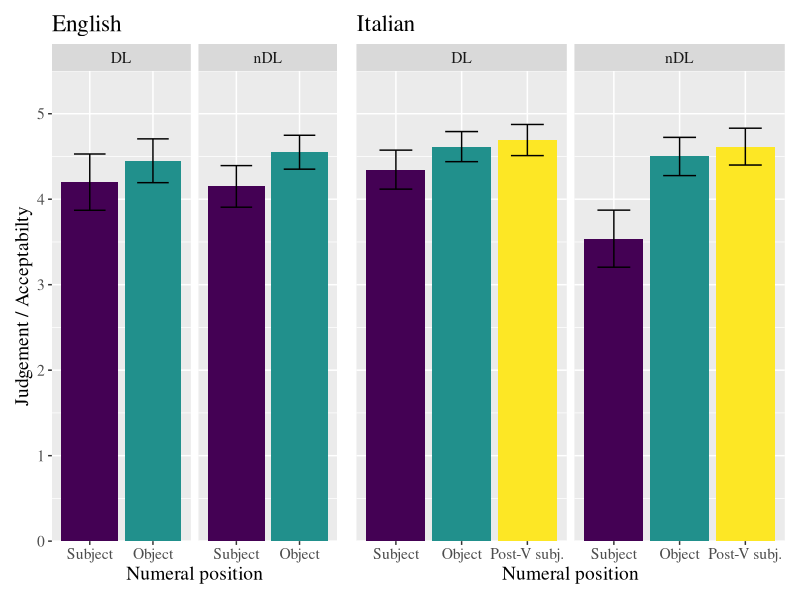
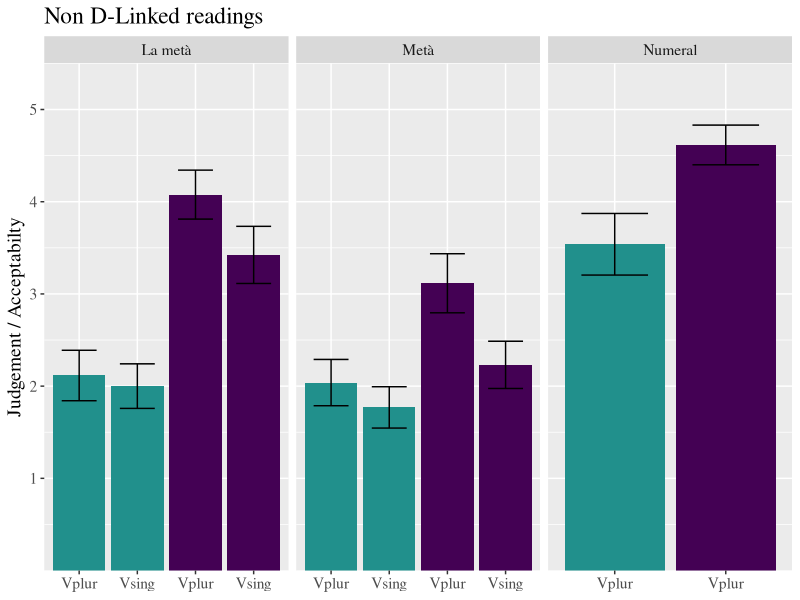
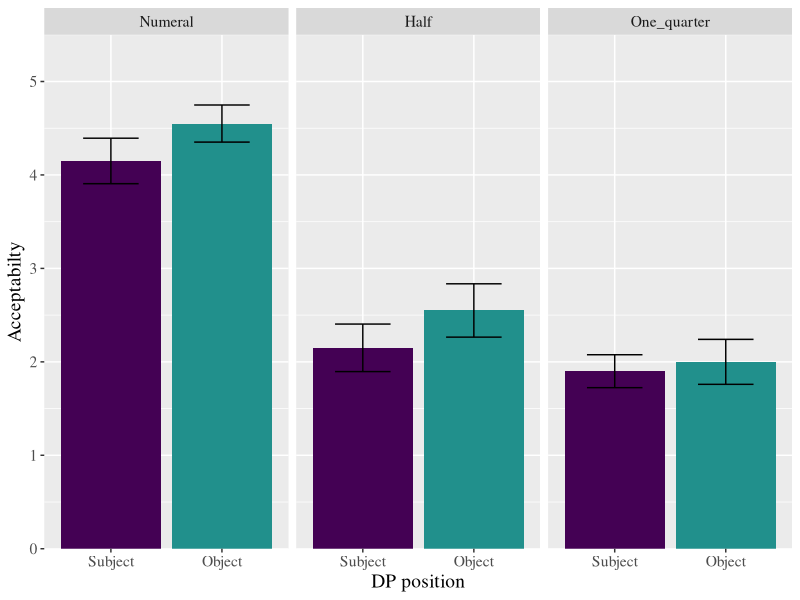
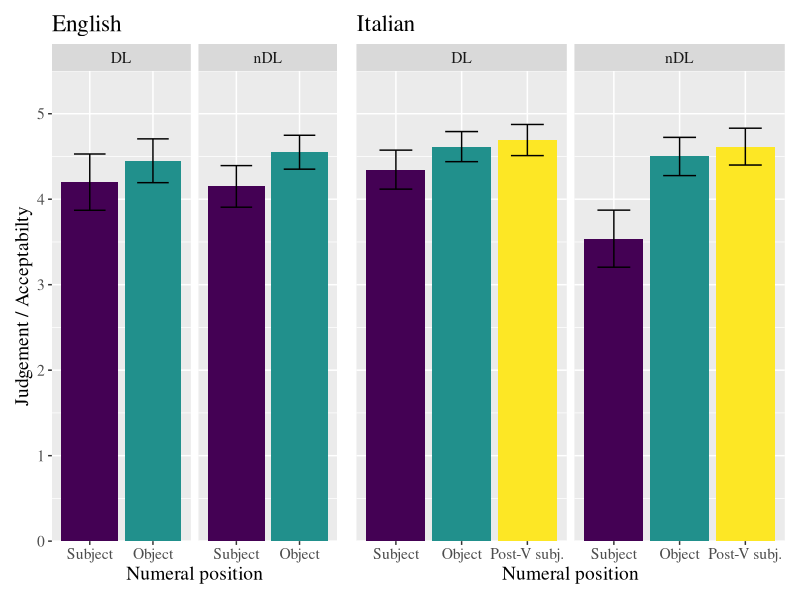
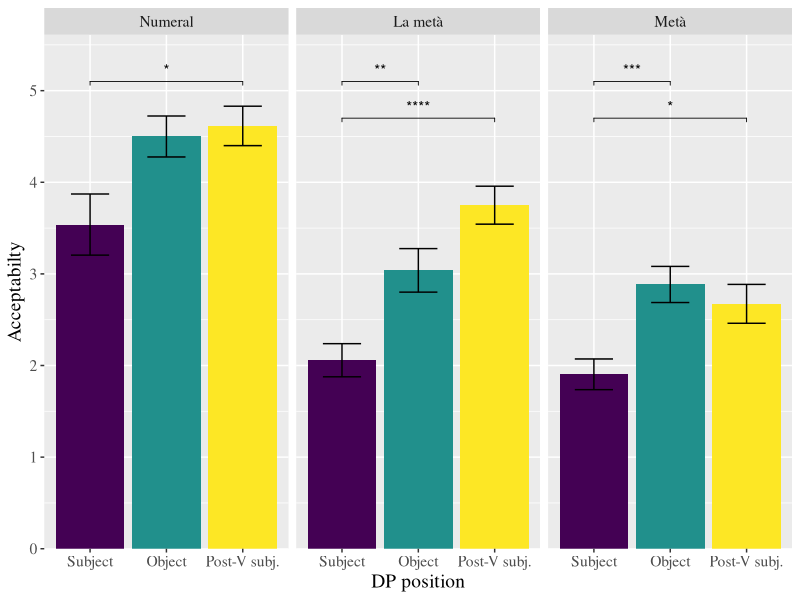
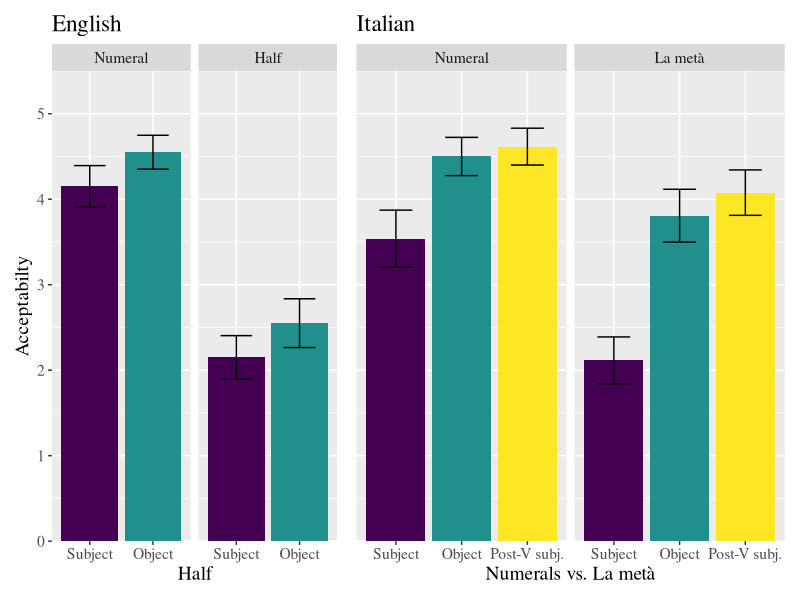
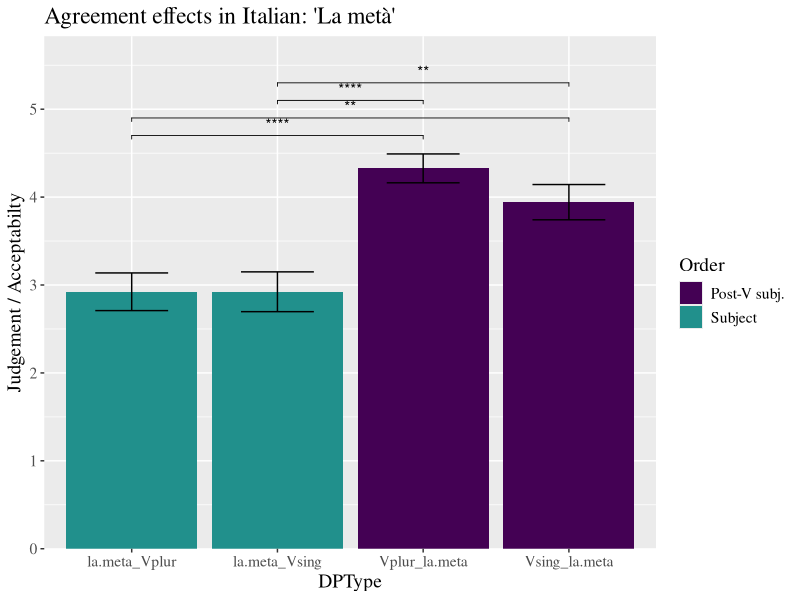
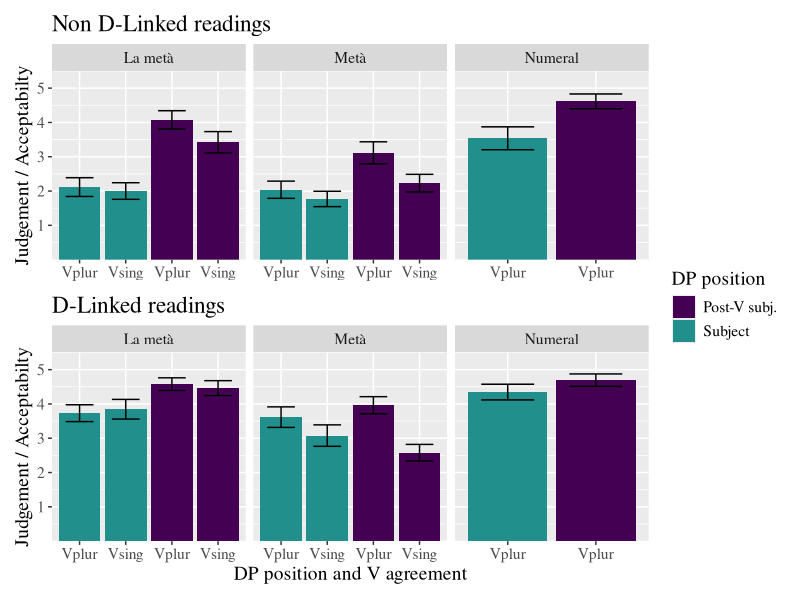

These charts were generated, in order, by the following R code:
# Falco and Zamparelli (2024), Discourse-Linked DPs as Covert Partitives

dir.create("../figures/regenerated", showWarnings = FALSE, recursive = TRUE)

# libraries 

library(tidyverse)
library(patchwork)
library(ggpubr)
library(rstatix)
library("viridis")

#library(reprex)

my_colors <- c(viridis(3))# ("#00AFBB", "#E7B800", "#FC4E07")

# Chosing font size and family for all plots
theme_update(text = element_text(size=14, family="Times"))

# Preprocessing English ---------------------------------------------------------------------

# Run from scripts/. The input files contain study-local participant labels.
dfe <- as_tibble(read_csv("../data/dfe.csv", show_col_types = FALSE))

# Gather data into 3 column format: "linking", "DPType" and "judgment"

dfe %>%
  pivot_longer(!participant, names_pattern = c("([a-zA-Z]{2,3}:)([a-zA-Z]+_*\\.*[a-zA-Z]*_*\\.*[a-zA-Z]*)"), 
               names_to = c("linking", "DPType"),
               values_to = "Judgment") %>%
  mutate(linking = str_replace(linking, ":", "")) %>% 
  rename(Linking = linking)  -> melt.dfe2

# Create 2 new variables -------------------------------------------------------------------

melt.dfe2 %>% 
  mutate(Det = case_when(DPType == "Num_V" | DPType == "V_num.obj" ~ "Numeral",
                         DPType == "A.quarter_V" | DPType == "V_a.quarter" | DPType == "" ~ "A_quarter",
                         DPType == "One.quarter_V" | DPType == "V_one.quarter" ~ "One_quarter",
                         DPType == "Half_V" | DPType == "V_half.obj" ~ "Half",
                         TRUE ~ "Other_Half")) %>%
   mutate(Order = case_when(str_detect(DPType, "^V") ~ "Subject",
                           TRUE ~ "Object")) %>%
   mutate(Det = factor(Det, levels = c("Numeral", "Half", "One_quarter", "A_quarter", "Other_Half")))  %>%
   mutate(Order = factor(Order, levels=c("Subject", "Object"))) -> melt.dfe3

# NUMERALS IN ENGLISH - PART OF FIG. 1 -----------------------------------------------------

# Extract only Num_V and and V_num.obj DPTypes

melt.dfe3 %>%
  filter(Det == "Numeral") -> melt.dfe3.order.num 

melt.dfe3.order.num %>%
  ggplot(aes(x=Order, y=Judgment, fill=Order))+
  stat_summary(fun = "mean",
               geom = "bar") +
  stat_summary(fun.data = mean_se,
               geom = "errorbar",
               width = .5) + 
  scale_fill_manual(values = my_colors)+
  scale_x_discrete("Numeral position")+
  scale_y_continuous("Judgement / Acceptabilty", expand = expansion(mult = c(0, 0.1)), limits = c(0,5))+
  facet_wrap(~Linking)+
  theme(legend.position = "none")+
  ggtitle("English")  -> p.melt.dfe3.num # will used below 

# nDL IN ENGLISH - fig. 2 ------------------------------------------------------------------------             
              
# Extract nDL linking 

melt.dfe3 %>%
  filter(Det == "Numeral" | Det == "Half" |  Det == "One_quarter", Linking == "nDL") -> melt.dfe3.ndl

# Plot English nDL 

melt.dfe3.ndl %>%
  ggplot(aes(Order, Judgment, fill=Order))+ 
  stat_summary(fun = "mean",
               geom = "bar")+
  stat_summary(fun.data = mean_se,
               geom = "errorbar",
               width = .5) + 
  scale_fill_manual(values = my_colors)+
  scale_x_discrete("DP position")+
  scale_y_continuous("Acceptabilty",  expand = expansion(mult = c(0, 0.1)), limits = c(0,5))+
  theme(legend.position="none")+
  facet_grid(~Det, scales = 'free') -> p.melt.dfe3.ndl
# ggtitle("Mean ratings by DP type and linking for English")  

# Saving 

ggsave("../figures/regenerated/fig2.png", plot = p.melt.dfe3.ndl, height = 5.5, width = 8.5)

# HALF nDL IN ENGLISH - PART OF FIG. 4 -------------------------------------------------------------

# Extract Half nDL  

melt.dfe3 %>%
  filter(Det == "Numeral" | Det == "Half", Linking == "nDL") -> melt.dfe3.half.ndl

# Plot English Half nDL 

melt.dfe3.half.ndl %>%
  ggplot(aes(Order, Judgment, fill = Order))+ 
  stat_summary(fun = "mean",
               geom = "bar") +
  stat_summary(fun.data = mean_se,
               geom = "errorbar",
               width = .5)+ 
  scale_fill_manual(values = my_colors)+
  scale_x_discrete("Half")+
  scale_y_continuous("Acceptabilty",  expand = expansion(mult = c(0, 0.1)), limits = c(0,5))+
  facet_wrap(~Det, scales = "free_x")+
  ggtitle("English")+
  theme(legend.position="none") -> p.melt.dfe3.half.ndl # will used below 

# Preprocessing Italian  --------------------------------------------------------------------

dfi <- as_tibble(read_csv("../data/dfi.csv", show_col_types = FALSE))

# gather data into 3 column format: "linking", "DPType" and "judgment" (longer regex for Italian data)

dfi %>%
  pivot_longer(!participant, names_pattern = c("([a-zA-Z]{2,3}:)([a-zA-Z]+_*\\.*[a-zA-Z]*_*\\.*[a-zA-Z]*_*\\.*[a-zA-Z]*)"), 
               names_to = c("linking", "DPType"),
               values_to = "Judgment") %>%
  mutate(linking = str_replace(linking, ":", "")) %>% rename(Linking = linking) -> melt.dfi2

# Create three new variables: Det, Agreement, Order ----------------------------------------------------------

melt.dfi2 %>% 
  mutate(Det = case_when(DPType == "Num_Vplur" | DPType == "Vplur_num" | DPType == "Vplur_num.obj" ~ "Numeral",
                         DPType == "la.meta_Vplur" | DPType == "la.meta_Vsing" | DPType == "Vplur_la.meta.obj" | DPType == "Vsing_la.meta.obj"| DPType == "Vplur_la.meta" | DPType == "Vsing_la.meta"  ~ "La metà",
                         TRUE ~ "Metà"
                         )) %>%
  mutate(Agreement = case_when(DPType == "meta_Vplur" | DPType == "Num_Vplur" | DPType == "la.meta_Vplur" | DPType == "Vplur_meta" | DPType == "Vplur_num" | DPType == "Vplur_la.meta" | DPType == "Vplur_meta.obj" | DPType == "Vplur_num.obj"  | DPType == "Vplur_la.meta.obj" ~ "V.plur",
                         TRUE ~ "V.sing"  
                         )) %>%
  mutate(Order = case_when(str_detect(DPType, "obj") ~ "Object",
                           str_detect(DPType, "^V") ~ "Post-V subj.",
                           TRUE ~ "Subject")) -> melt.dfi3

# NUMERALS IN ITALIAN - PART OF FIG. 1 -----------------------------------------------------------------

# Extract numerals

melt.dfi3 %>%
  filter(Det == "Numeral")  %>% mutate(Order = factor(Order, levels=c("Subject", "Object", "Post-V subj."))) ->  melt.dfi3.num

# Plot nuemrals 

melt.dfi3.num %>%
  ggplot(aes(Order, Judgment, fill = Order))+
  stat_summary(fun = "mean",
               geom = "bar")+
  stat_summary(fun.data = mean_se,
               geom = "errorbar",
               width = .5)+ 
  scale_x_discrete("Numeral position")+
  scale_y_continuous("Acceptabilty", expand = expansion(mult = c(0, 0.1)), limits = c(0,5))+
  facet_wrap(~Linking) +
  theme(axis.title.y = element_blank(),
        axis.text.y=element_blank(), 
        axis.ticks.y=element_blank(),
        legend.position="none")+
  scale_fill_manual(values = my_colors)+
  ggtitle("Italian") -> p.melt.dfi3.num  

# Putting together numerals in English and in Italian with patchwork

p.melt.dfe3.num + p.melt.dfi3.num + plot_layout(widths = c(2,3)) -> p.num 
p.num #+ plot_annotation(title = 'Numerals in English and in Italian: mean ratings by DP type and linking')

# Saving 

ggsave("../figures/regenerated/fig1.png", plot = p.num, height = 5.5, width = 8.5)

# nDL IN ITALIN FIG, 3 ----------------------------------------------------------------------------------

# Extracting nDL linking

melt.dfi3 %>% filter(Linking == "nDL" ) %>% 
  mutate(Det = factor(Det, levels = c("Numeral", "La metà", "Metà"))) -> melt.dfi3.ndl

factor(melt.dfi3.ndl$Order, levels=c("Subject", "Object", "Post-V subj.")) -> melt.dfi3.ndl$Order

melt.dfi3.ndl %>% 
  mutate(Fill = Order) -> melt.dfi3.ndl 

#melt.dfi3.ndl %>%
#  group_by(Det) %>%
#  t_test(Judgment ~ Order) %>%
#  adjust_pvalue(method = "bonferroni") %>%
#  add_significance() %>% 
#  add_xy_position(fun = "mean_se", x = "Order", scales = "free") -> stat.test

  melt.dfi3.ndl  %>%
  ggplot(aes(Order, Judgment, fill = Order))+ 
  stat_summary(fun = "mean",
               geom = "bar")+
  stat_summary(fun.data = mean_se,
                             geom = "errorbar",
                              width = .5)+
  scale_x_discrete("DP position")+
  scale_y_continuous("Acceptabilty", expand = expansion(mult = c(0, 0.1)), limits = c(0,5.1))+
  facet_wrap(~Det, scales = "free_x")+
  theme(legend.position="none")+ 
  scale_fill_manual(values = my_colors) -> p.melt.dfi3.ndl 
  
  p.italian.ndl.annotated <- p.melt.dfi3.ndl +
    geom_pwc(
      method = "t_test", label = "p.adj.signif",
      p.adjust.method = "bonferroni",
      tip.length = 0.01, y.position = c(5.1, 4.7, 4.3, 3.9),
      hide.ns = TRUE
    )
  
# p.melt.dfi3.ndl + stat_pvalue_manual(stat.test, hide.ns = TRUE, tip.length = 0.01) 
  
# Saving 

ggsave("../figures/regenerated/fig3.png", plot = p.italian.ndl.annotated, height = 5.5, width = 8.5)

# NUMERAL and LA METÀ + nDL - PART OF FIG. 4 -------------------------------------------------------

melt.dfi3 %>% filter(Det == "Numeral" | DPType == "la.meta_Vplur" | DPType == "Vplur_la.meta" | DPType == "Vplur_la.meta.obj", Linking == "nDL") -> melt.dfi3.lameta.ndl 
  
factor(melt.dfi3.lameta.ndl$Order, levels=c("Subject", "Object", "Post-V subj.")) -> melt.dfi3.lameta.ndl$Order 
factor(melt.dfi3.lameta.ndl$Det, levels=c("Numeral", "La metà")) -> melt.dfi3.lameta.ndl$Det

melt.dfi3.lameta.ndl   %>%
   ggplot(aes(Order, Judgment, fill = Order))+ 
   stat_summary(fun = "mean",
               geom = "bar")+
   stat_summary(fun.data = mean_se,
               geom = "errorbar",
               width = .5)+ 
   scale_x_discrete("Numerals vs. La metà")+
   scale_y_continuous(expand = expansion(mult = c(0, 0.1)), limits = c(0,5))+
   facet_wrap(~Det, scales = "free_x")+
   ggtitle("Italian")+
  scale_fill_manual(values = my_colors)+
   theme(axis.title.y=element_blank(), axis.text.y=element_blank(), axis.ticks.y=element_blank(), legend.position="none") -> p.melt.dfi3.lameta.ndl 

# HALF + LA METÀ- FIG. 4  -------------------------------------------------------
  
p.melt.dfe3.half.ndl + p.melt.dfi3.lameta.ndl + plot_layout(widths = c(2,3)) -> p.half.all.ndl

# Saving 

ggsave("../figures/regenerated/fig4.png", plot = p.half.all.ndl, height = 5.5, width = 8.5)

# ITALIAN AGREEMENT EFFECTS  ------------------------------------------------------=

filter(melt.dfi3, Det == "La metà", Order == "Subject" | Order == "Post-V subj.")  -> melt.dfi3.agree


#p.melt.dfi3.agree <- ggbarplot(
#  melt.dfi3.agree, x = "DPType", y = "Judgment", fill = "Order",
#  palette = "npg", add = "mean_sd",
#  position = position_dodge(0.8)
#)

#melt.dfi3.agree %>%
  #group_by(Det) %>%
#  t_test(Judgment ~ DPType) %>%
#  adjust_pvalue(method = "bonferroni") %>%
#  add_significance()  %>% 
#  add_xy_position(fun = "mean_se", x = "DPType") -> stat.test.melt.dfi3.agree
#scales = "free") 

melt.dfi3.agree %>%
  ggplot(aes(DPType, Judgment, fill = Order))+
  stat_summary(fun = "mean",
               geom = "bar")+
  stat_summary(fun.data = mean_se,
               geom = "errorbar",
               width = .5)+ 
  #  facet_grid(~Det, scales = 'free')+
  scale_fill_manual(values = my_colors)+
  scale_y_continuous("Judgement / Acceptabilty", expand = expansion(mult = c(0, 0.1)), limits = c(0,5.3))+
  ggtitle("Agreement effects in Italian: 'La metà'") -> p.melt.dfi3.agree

p.italian.agree.annotated <- p.melt.dfi3.agree +
  geom_pwc(
    method = "t_test", label = "p.adj.signif",
    p.adjust.method = "bonferroni",
    tip.length = 0.01, y.position = c(4.7, 4.9, 5.1, 5.3),
    hide.ns = TRUE
  ) 

# p.melt.dfi3.agree + stat_pvalue_manual(stat.test.melt.dfi3.agree, hide.ns = TRUE, tip.length = 0.01, y.position = c(4.7, 4.9, 5.1, 5.3)) 

# Saving 

ggsave("../figures/regenerated/agreeita.png", plot = p.italian.agree.annotated, height = 5.5, width = 8.5)


# EFFECTS OF VERB NUM IN ITALIAN nDL AND DL (Fig. 5) ---------------------------------------

melt.dfi3 %>%
  filter(!(Order == "Object"), Linking == "nDL") -> dfi.det.nDL


#dfi.det.nDL   %>%
#  t_test(Judgment ~ DPType) %>%
#  adjust_pvalue(method = "bonferroni") %>%
#  add_significance()  %>% 
#  add_xy_position(fun = "mean_se", x = "DPType") -> stat.test.dfi.det.nDL 

dfi.det.nDL %>%
  ggplot(aes(DPType, Judgment, fill = Order))+ 
  stat_summary(fun = "mean",
               geom = "bar") +
  stat_summary(fun.data = mean_se,
               geom = "errorbar",
               width = .6) + 
  scale_x_discrete("DP position and V agreement", 
                   labels = c(
                     "meta_Vplur" = "Vplur",   "Num_Vplur" = "Vplur",   "meta_Vsing"  = "Vsing",  "la.meta_Vplur" = "Vplur",
                      "la.meta_Vsing" = "Vsing", "Vplur_meta"  = "Vplur",  "Vplur_num" = "Vplur",   
                      "Vsing_meta" = "Vsing",   "Vplur_la.meta" = "Vplur", "Vsing_la.meta"= "Vsing"
                   ))+
  scale_y_continuous("Judgement / Acceptabilty", expand = expansion(mult = c(0, 0.1)), limits = c(0,5),  breaks = c(1, 2, 3, 4, 5))+
  #scale_fill_discrete(name = "DP position") +
  facet_grid(~Det, scales = 'free')+
  theme(legend.position="none", axis.title.x = element_blank())+
  scale_fill_manual(name = "DP position", values = my_colors)+
  ggtitle("Non D-Linked readings") -> p.dfi.det.nDL 

p.dfi.det.nDL  +
  geom_pwc(
    method = "t_test", label = "p.adj.signif",
    p.adjust.method = "bonferroni",
    tip.length = 0.01, #y.position = c(4.7, 4.9, 5.1, 5.3),
    hide.ns = TRUE
  ) 


#p.dfi.det.nDL + stat_pvalue_manual(stat.test.dfi.det.nDL, hide.ns = TRUE, tip.length = 0.01) 

melt.dfi3 %>%
  filter(!(Order == "Object"), Linking == "DL") -> dfi.det.DL 

#dfi.det.DL   %>%
# t_test(Judgment ~ DPType) %>%
#  adjust_pvalue(method = "bonferroni") %>%
#  add_significance()  %>% 
#  add_xy_position(fun = "mean_se", x = "DPType") -> stat.test.dfi.det.DL 

dfi.det.DL    %>%
#  ggplot(aes(Agreement, Judgment, fill = Order)) +
  ggplot(aes(DPType, Judgment, fill = Order))+ 
  stat_summary(fun = "mean",
               geom = "bar") +
  stat_summary(fun.data = mean_se,
               geom = "errorbar",
               width = .6) + 
  scale_x_discrete("DP position and V agreement", 
                   labels = c(
                     "meta_Vplur" = "Vplur",   "Num_Vplur" = "Vplur",   "meta_Vsing"  = "Vsing",  "la.meta_Vplur" = "Vplur",
                     "la.meta_Vsing" = "Vsing", "Vplur_meta"  = "Vplur",  "Vplur_num" = "Vplur",   
                     "Vsing_meta" = "Vsing",   "Vplur_la.meta" = "Vplur", "Vsing_la.meta"= "Vsing"
                   ))+
  scale_y_continuous("Judgement / Acceptabilty", expand = expansion(mult = c(0, 0.1)), limits = c(0,5),  breaks = c(1, 2, 3, 4, 5))+
  facet_grid(~Det, scales = 'free')+
  scale_fill_manual(name = "DP position", values = my_colors)+
 # theme(axis.title.y=element_blank(), axis.text.y=element_blank(), axis.ticks.y=element_blank())+
  ggtitle("D-Linked readings") -> p.dfi.det.DL

# p.dfi.det.DL + stat_pvalue_manual(stat.test.dfi.det.DL, hide.ns = TRUE, tip.length = 0.01) -> p.dfi.det.DL

p.dfi.det.nDL / p.dfi.det.DL + plot_layout(guides="collect") -> p.dfi.det

ggsave("../figures/regenerated/fig5.png", plot = p.dfi.det, height = 8.5, width = 8.5)

# QUANTIFIERS IN ENGLISH (Fig. 6) --------------------------------------------------------------------

dfeq <- as_tibble(read_csv("../data/dfeq.csv", show_col_types = FALSE))

dfeq %>% 
  rename(c("Participant" = "participant", "None" =  contains("none"), "Nobody" =  contains("nobody"), "No one" =  contains("No one"), "Nothing" =  contains("nothing"),
           "Some" =  contains("some"), "Something" =  contains("something"), "Everything" =  contains("everything"), "Everybody" =  contains("everybody"), "Every one" =  contains("every one"))) %>% 
  pivot_longer(!Participant, 
               names_to = "Q",
               values_to = "Judgment") -> melted.dfeq

melted.dfeq %>% 
  mutate(QType = case_when(Q == "Some1" | Q == "Some2" | Q == "Some3"  | Q == "Some4" | Q == "None1" | Q == "None2" ~ "Partitive",
                         TRUE ~ "Non-partitive")) -> melted.dfeq
  
melted.dfeq   %>%
  ggplot(aes(QType, Judgment, fill = QType)) +
  stat_summary(fun = "mean",
               geom = "bar") +
  stat_summary(fun.data = mean_se,
               geom = "errorbar",
               width = .6) + 
  scale_x_discrete("Type of quantifier")+
  scale_y_continuous("Judgement", expand = expansion(mult = c(0, 0.1)), limits = c(0,5),  breaks = c(1, 2, 3, 4, 5))+
  theme(legend.position="none")+
  scale_fill_manual(values = my_colors)+
  ggtitle("English") -> p.melted.dfeq


# QUANTIFIERS IN  ITALIAN --------------------------------------------------------------------

dfiq <- as_tibble(read_csv("../data/dfiq.csv", show_col_types = FALSE))

dfiq %>% 
  rename(c("Participant" = "participant", "Partitive" = "Nessuno sembrava fosse stato toccato.", 
               "Non-partitive" = "Nulla sembrava fosse stato toccato.")) %>% 
  pivot_longer(!Participant, #names_pattern = c("([a-zA-Z]{2,3}:)([a-zA-Z]+_*\\.*[a-zA-Z]*_*\\.*[a-zA-Z]*)"), 
             names_to = "QType",
             values_to = "Judgment") -> melted.dfiq

melted.dfiq   %>%
  ggplot(aes(QType, Judgment, fill = QType)) +
  stat_summary(fun = "mean",
               geom = "bar") +
  stat_summary(fun.data = mean_se,
               geom = "errorbar",
               width = .6) + 
  scale_x_discrete("Type of quantifier")+
  scale_y_continuous(expand = expansion(mult = c(0, 0.1)), limits = c(0,5),  breaks = c(1, 2, 3, 4, 5))+
  theme(axis.title.y=element_blank(), axis.text.y=element_blank(), axis.ticks.y=element_blank(), legend.position="none")+
  scale_fill_manual(values = my_colors)+
  ggtitle("Italian") -> p.melted.dfiq


# QUANTIFIERS IN ENGLISH + ITALIAN  -------------------------------------------------------

p.melted.dfeq + p.melted.dfiq -> p.melted.q

# Saving 

ggsave("../figures/regenerated/fig6.png", plot = p.melted.q, height = 5.5, width = 8.5)

#############
